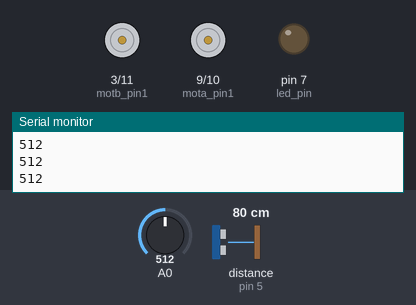
The sketch below on a simulated Arduino Uno, built with avr-gcc and run on an emulated ATmega328P. Shown: motor-driver pin pairs drawn as motors (green arrow = first pin HIGH = forward, orange = second pin HIGH = backward, longer = more drive), output pins drawn as LEDs (lit = HIGH), the last lines printed to the serial monitor. The test bench sets the inputs (shaded band); at power-on: A0 = 512, distance to the obstacle (sensor on pin 5) 80 cm. The echo pulse lasts 58.3 µs per cm; pins used as bus, display or sensor lines are not drawn.

Above: at 1.2 s.
1.3 s: A0 set to 119
2.8 s: A0 set to 97
At 4.0 s:
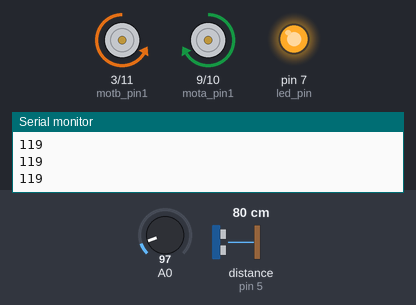
4.3 s: A0 set to 120
At 4.7 s:
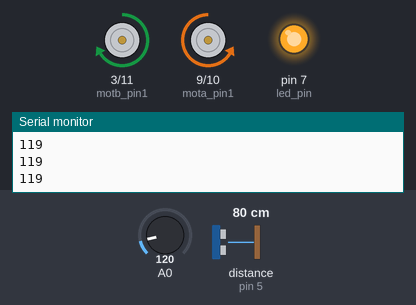
At 5.2 s:
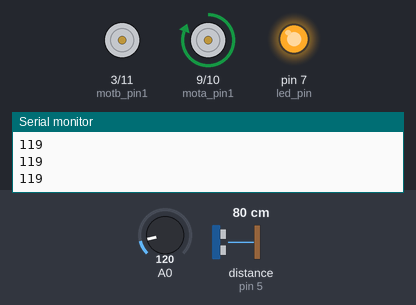
Timing chart, 0 to 7.3 s (numbered marks = the images above; inputs shaded):
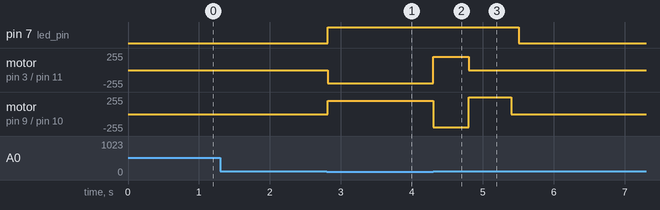

The sketch:

S2E9A_detectlightandobstacles.ino
```cpp
/*
Challenge #1: Find out A0 levels for light on, light off
- super bright: 38
- light on : 102
- light off: 180
- full darkness: 547

Challenge #2: Turn on LED if light is on, turn off LED if light is off

*/


int motb_pin1 = 3;
int motb_pin2 = 11;

int mota_pin1 = 9;
int mota_pin2 = 10;

int button_pin = 2;
int led_pin = 7;

int trig_pin = 4;
int echo_pin = 5;

void setup() {

  //-Control Motor B
  pinMode(motb_pin1,OUTPUT);
  pinMode(motb_pin2,OUTPUT);

  //-Control Motor A
  pinMode(mota_pin1,OUTPUT);
  pinMode(mota_pin2,OUTPUT);

  //- button
  pinMode(button_pin,INPUT_PULLUP);

  //-ultrasonic pin
  pinMode(trig_pin,OUTPUT);
  pinMode(echo_pin,INPUT);

  pinMode(led_pin,OUTPUT);

  Serial.begin(9600);

}

//-sends sound out and receives sound
//-returns the distance in centimeters
int ultrasonic() {

  long time;
  float distance;

  //-trigger a sound
  // send out trigger signal
  digitalWrite(trig_pin, LOW);
  delayMicroseconds(2);
  digitalWrite(trig_pin, HIGH);
  delayMicroseconds(20);
  digitalWrite(trig_pin, LOW);

  //- a sound has gone out!!
  //- wait for a sound to come back

  time = pulseIn(echo_pin, HIGH);

  //- calculate the distance in centimeters
  distance = 0.01715 * time;

  return distance;

}

//- turn 90 degrees
void turnRight() {

  //- motor b is stopped
  analogWrite(motb_pin1,0);
  analogWrite(motb_pin2,0);

  //- motor a moves forward
  analogWrite(mota_pin1,255);
  analogWrite(mota_pin2,0);

  delay(600);

  //- stop motor a
  analogWrite(mota_pin1,0);
  analogWrite(mota_pin2,0);

}

void tankTurn(int speeda, int speedb) {
  //- motor a moves ... backwards
  analogWrite(mota_pin1,0);
  analogWrite(mota_pin2,speeda);

  //- motor b moves forward
  analogWrite(motb_pin1,0);
  analogWrite(motb_pin2,speedb);

  delay(1650);

  //- stop both motors
  stop();

}

void turnAround(int speeda, int speedb) {

  //- motor a is stopped
  analogWrite(mota_pin1,0);
  analogWrite(mota_pin2,0);

  //- motor b moves forward
  analogWrite(motb_pin1,0);
  analogWrite(motb_pin2,speedb);

  delay(1650);

  //- stop motor b
  analogWrite(motb_pin1,0);
  analogWrite(motb_pin2,0);

}

void turnLeft() {

  //- motor a is stopped
  analogWrite(mota_pin1,0);
  analogWrite(mota_pin2,0);

  //- motor b moves forward
  analogWrite(motb_pin1,0);
  analogWrite(motb_pin2,255);

  delay(800);

  //- stop motor b
  analogWrite(motb_pin1,0);
  analogWrite(motb_pin2,0);

}

void stop() {
  //- motor a
  analogWrite(mota_pin1,255);
  analogWrite(mota_pin2,255);

  //- motor b
  analogWrite(motb_pin1,255);
  analogWrite(motb_pin2,255);
}


void moveToWall(int speeda, int speedb) {

  //- move forward!
  //- motor a
  analogWrite(mota_pin1,speeda);
  analogWrite(mota_pin2,0);

  //- motor b
  analogWrite(motb_pin1,0);
  analogWrite(motb_pin2,speedb);

  //-stop when you hit a wall!!

  int distance = ultrasonic();

  while (distance > 5) {
    //-do nothing except check distance
    distance = ultrasonic();

    //-while I'm looking for objects, if the lamp turns off, exit out of this loop
    if (analogRead(A0) > 110) {
      break;
    }

  }

  //-stop!!!
  stop();

}


void moveForward_no_distance(int speeda, int speedb) {
  //- motor a
  analogWrite(mota_pin1,speeda);
  analogWrite(mota_pin2,0);

  //- motor b
  analogWrite(motb_pin1,0);
  analogWrite(motb_pin2,speedb);
}


void moveForward(int speeda, int speedb, int inches) {

  int myDelay;

  //- motor a
  analogWrite(mota_pin1,speeda);
  analogWrite(mota_pin2,0);

  //- motor b
  analogWrite(motb_pin1,0);
  analogWrite(motb_pin2,speedb);

  //- move forward the distance in inches

  myDelay = inches*125;
  delay(myDelay);

  //- stop
  stop();

}

void moveBackward(int speeda, int speedb) {

  //- motor a
  analogWrite(mota_pin1,0);
  analogWrite(mota_pin2,speeda);

  //- motor b
  analogWrite(motb_pin1,speedb);
  analogWrite(motb_pin2,0);

}

void loop() {

  Serial.println(analogRead(A0));

  delay(100);

  // my light is on
  if (analogRead(A0) < 110) {
    //turn LED on
    digitalWrite(led_pin,HIGH);

    moveToWall(200,200);
    moveBackward(200,200);
    delay(500);
    turnRight();


  }
  // my light is off
  else if (analogRead(A0) > 110) {
    digitalWrite(led_pin,LOW);


  }

}
```

Measured:
- the behaviour switches between 110 and 109 on A0 (found by bisection; images 0 and 1)
- after the input at 2.8 s, pin 7 (led_pin): LOW → HIGH at once; motor on pin 3 (motb_pin1) / pin 11 (motb_pin2): stopped → backward 200/255 at once; motor on pin 9 (mota_pin1) / pin 10 (mota_pin2): stopped → forward 200/255 at once
- after the input at 4.3 s, pin 7 (led_pin): HIGH → LOW after 1.2 s; motor on pin 3 (motb_pin1) / pin 11 (motb_pin2): backward 200/255 → forward 200/255 at once, → stopped 0.50 s later; motor on pin 9 (mota_pin1) / pin 10 (mota_pin2): forward 200/255 → backward 200/255 at once, → forward 255/255 0.50 s later, → stopped 0.60 s later
